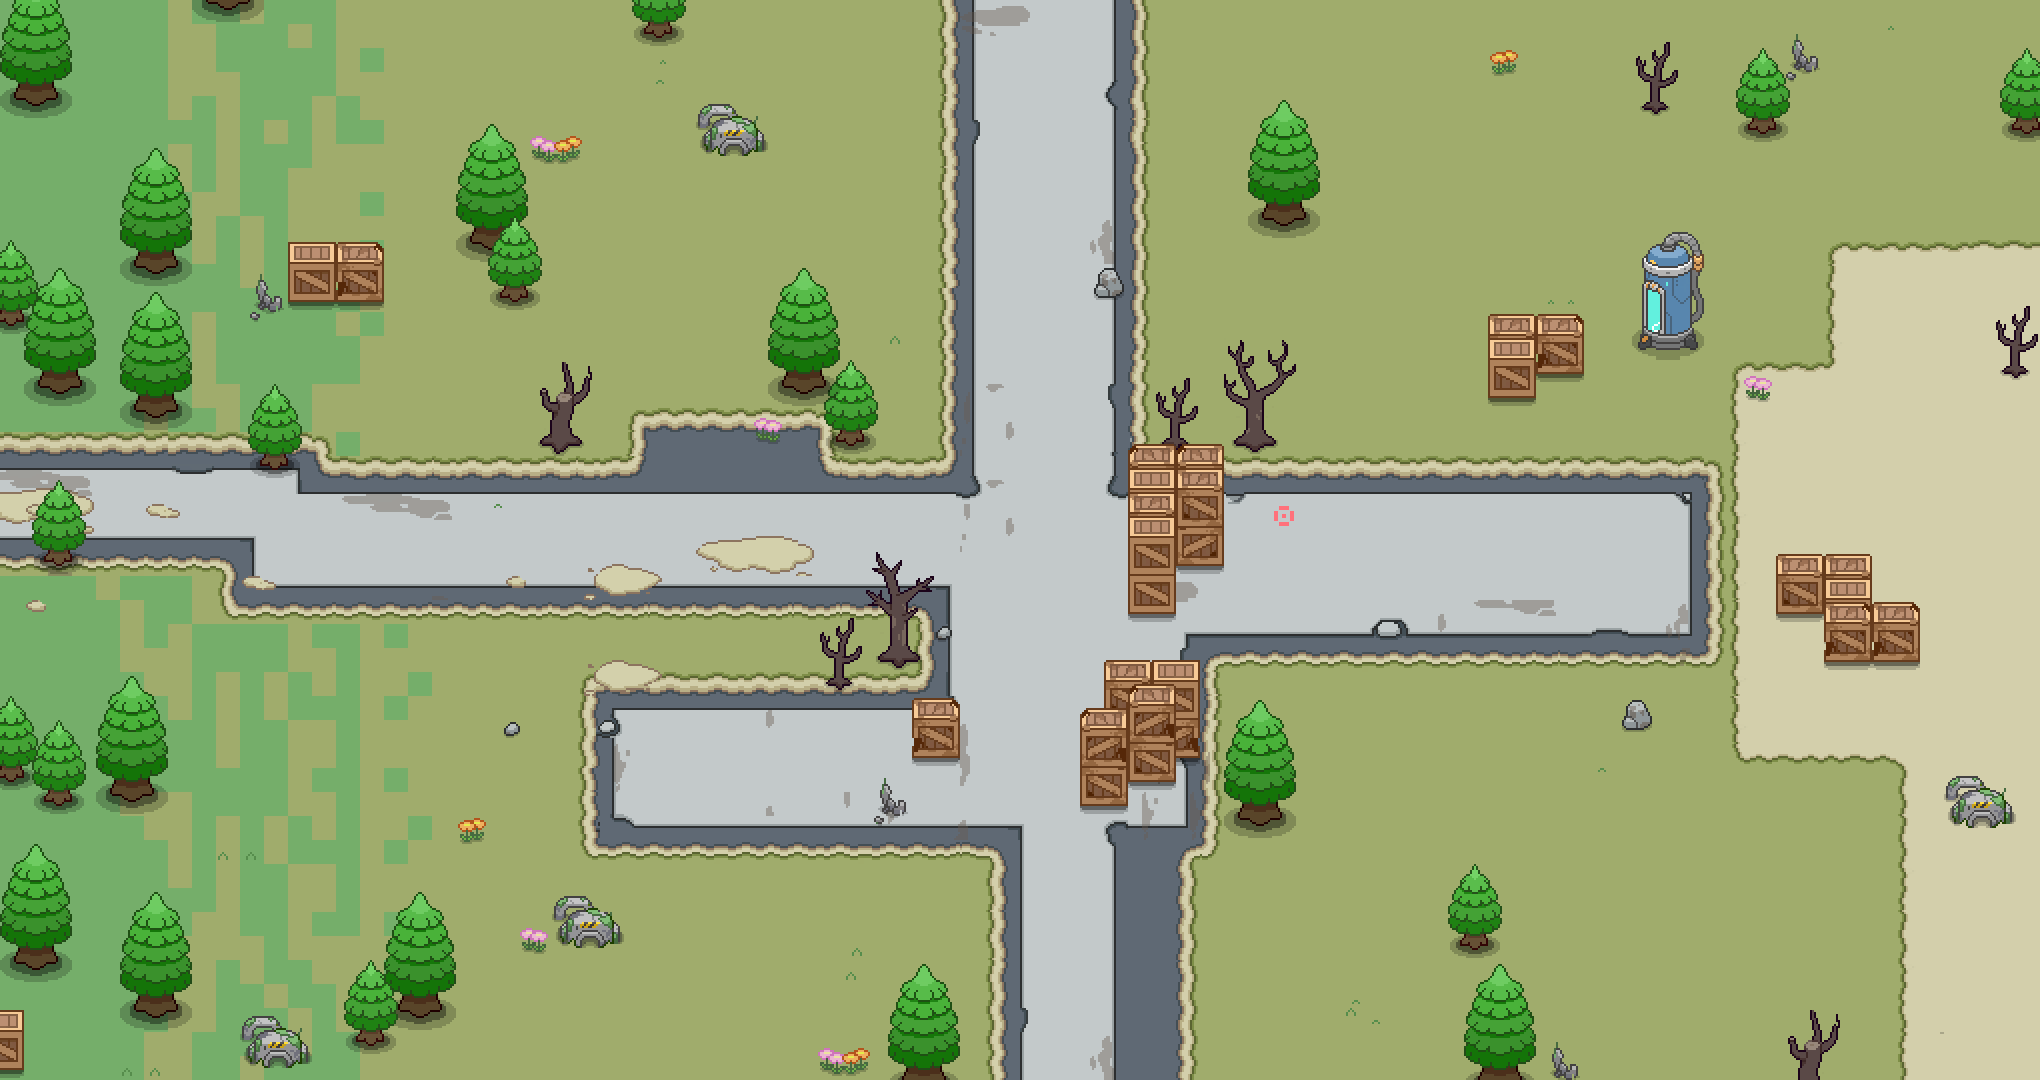

A 2D game scene composited from a Tiled map and its tileset images. What follows is a short description and the map's XML, with each tile layer's data collapsed to a summary:
An orthogonal 85x45 tile map with 24x24 px tiles, 9 tile layers (grounds, a, 0, 1, ...), 1 hidden layer not drawn, 10 tilesets.

<map version="1.0" tiledversion="2017.12.07" orientation="orthogonal" renderorder="right-down" width="85" height="45" tilewidth="24" tileheight="24" infinite="0" nextobjectid="122">
 <tileset firstgid="1" name="bigtree" tilewidth="72" tileheight="138" tilecount="1" columns="1">
  <image source="big_tree.png" width="72" height="138" />
 </tileset>
 <tileset firstgid="2" name="smalltree" tilewidth="54" tileheight="99" tilecount="1" columns="1">
  <image source="tree2.png" width="54" height="99" />
 </tileset>
 <tileset firstgid="3" name="meta" tilewidth="24" tileheight="24" tilecount="3" columns="3">
  <image source="meta.png" width="72" height="24" />
  <tile id="0">
   <properties>
    <property name="pass" type="bool" value="false" />
   </properties>
  </tile>
  <tile id="1">
   <properties>
    <property name="inVisible" type="bool" value="true" />
   </properties>
  </tile>
  <tile id="2">
   <properties>
    <property name="pass" type="bool" value="true" />
   </properties>
  </tile>
 </tileset>
 <tileset firstgid="6" name="box_push" tilewidth="48" tileheight="68" tilecount="1" columns="1">
  <image source="box_push.png" width="48" height="68" />
 </tileset>
 <tileset firstgid="7" name="box2" tilewidth="48" tileheight="60" tilecount="1" columns="1">
  <image source="box2.png" width="48" height="60" />
 </tileset>
 <tileset firstgid="8" name="box3" tilewidth="48" tileheight="60" tilecount="1" columns="1">
  <image source="box3.png" width="48" height="60" />
 </tileset>
 <tileset firstgid="9" name="box1" tilewidth="48" tileheight="60" tilecount="1" columns="1">
  <image source="box1.png" width="48" height="60" />
 </tileset>
 <tileset firstgid="10" name="chapter1" tilewidth="24" tileheight="24" tilecount="1728" columns="32">
  <image source="chapter1.png" width="768" height="1296" />
 </tileset>
 <tileset firstgid="1738" name="chapter1_2" tilewidth="24" tileheight="24" tilecount="2240" columns="32">
  <image source="chapter1_2.png" width="768" height="1684" />
 </tileset>
 <tileset firstgid="3978" name="pathtag" tilewidth="24" tileheight="24" tilecount="3" columns="3">
  <image source="pathtag.png" width="72" height="24" />
 </tileset>
 <layer name="grounds" width="85" height="45">
  <data>[3825 cells, 3825 non-empty, 86 distinct tile ids]</data>
 </layer>
 <layer name="a" width="85" height="45">
  <data>[3825 cells, 453 non-empty, 7 distinct tile ids]</data>
 </layer>
 <layer name="0" width="85" height="45">
  <data>[3825 cells, 114 non-empty, 50 distinct tile ids]</data>
 </layer>
 <layer name="1" width="85" height="45">
  <data>[3825 cells, 304 non-empty, 130 distinct tile ids]</data>
 </layer>
 <layer name="2" width="85" height="45">
  <data>[3825 cells, 303 non-empty, 130 distinct tile ids]</data>
 </layer>
 <layer name="3" width="85" height="45">
  <data>[3825 cells, 223 non-empty, 76 distinct tile ids]</data>
 </layer>
 <layer name="4" width="85" height="45">
  <data>[3825 cells, 122 non-empty, 73 distinct tile ids]</data>
 </layer>
 <layer name="5" width="85" height="45">
  <data>[3825 cells, 19 non-empty, 19 distinct tile ids]</data>
 </layer>
 <layer name="pathtag" width="85" height="45">
  <data>[3825 cells, 1 non-empty, 1 distinct tile ids]</data>
 </layer>
 <objectgroup name="gameObj" />
 <layer name="meta" width="85" height="45" visible="0">
  <data>[3825 cells, 445 non-empty, 2 distinct tile ids]</data>
 </layer>
</map>
